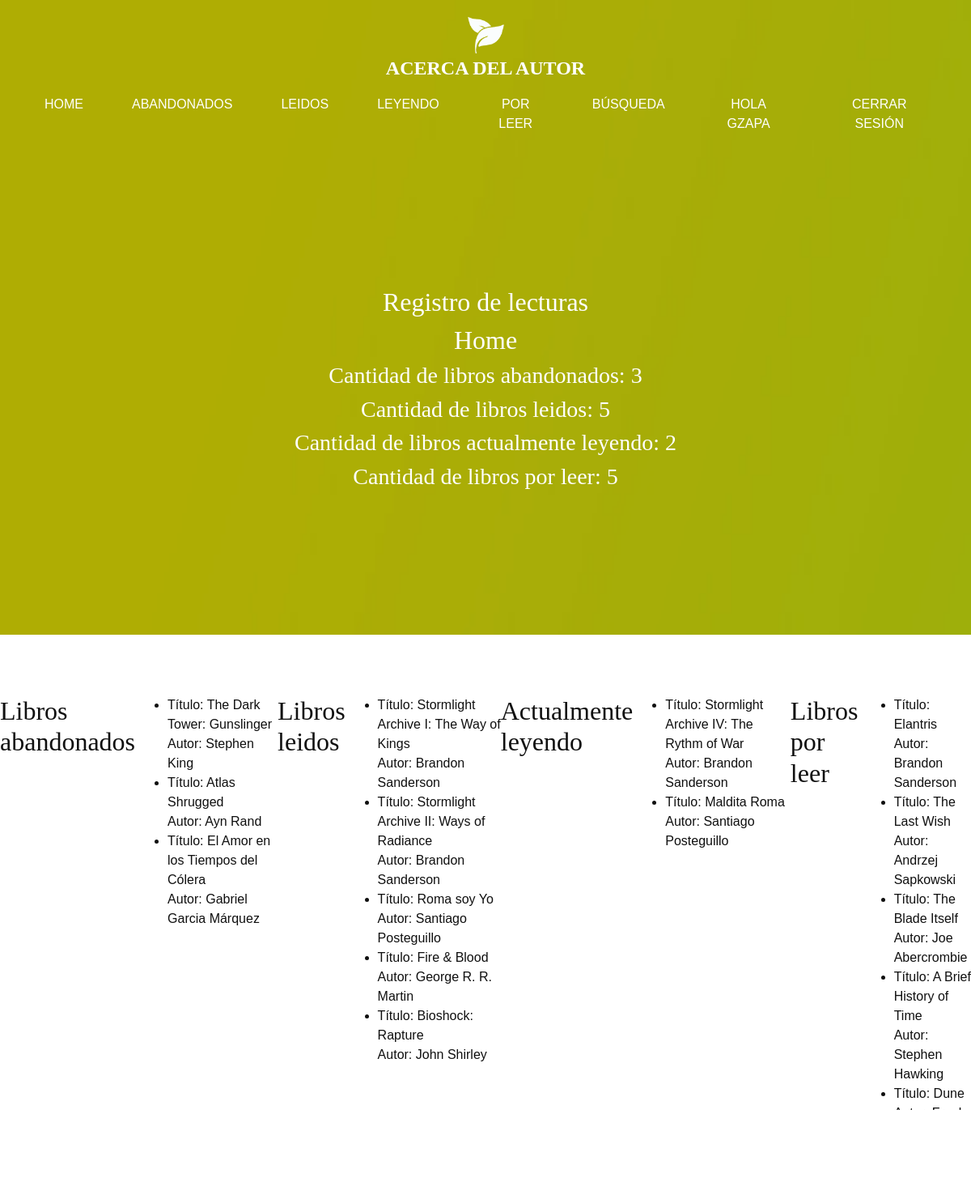
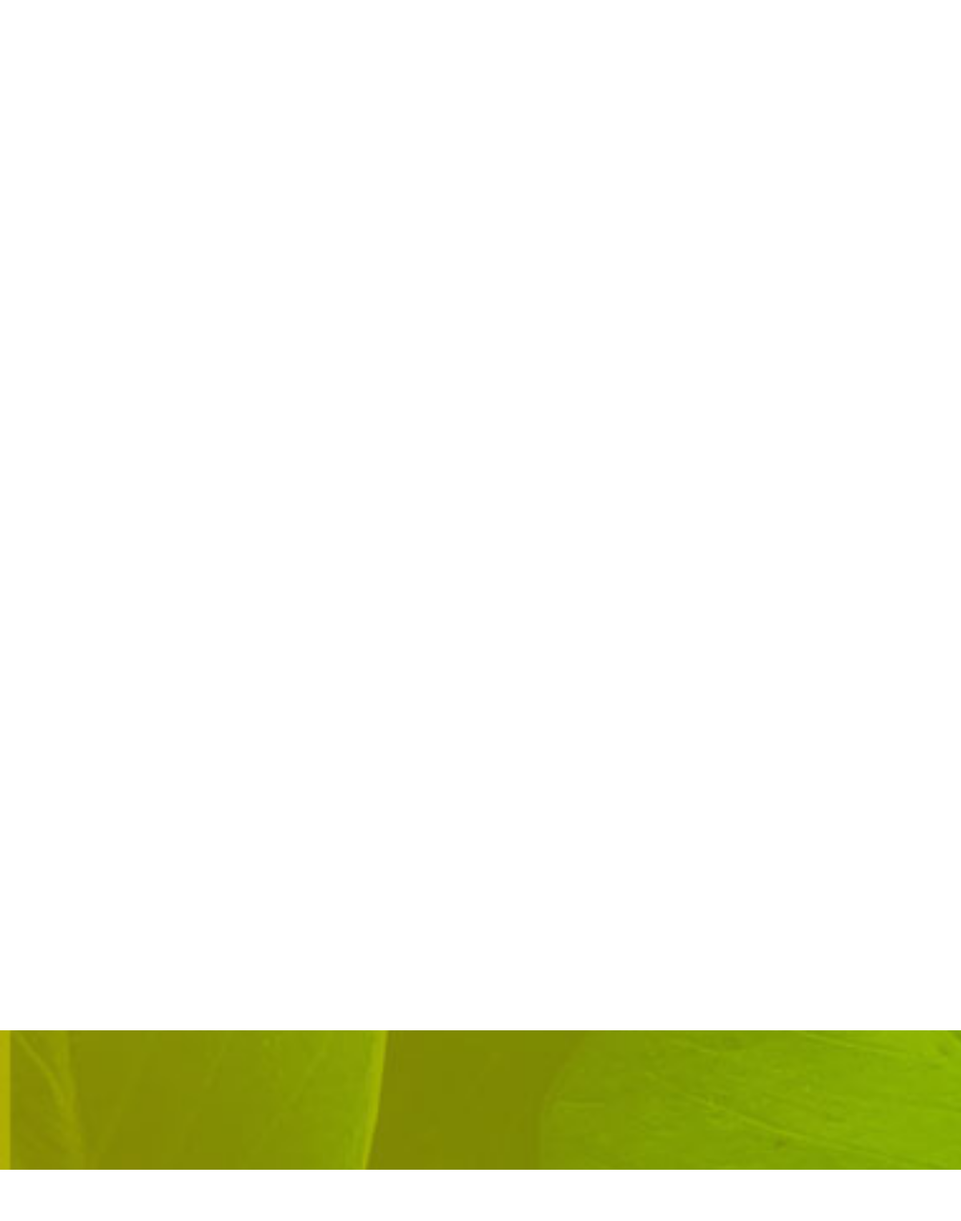
The page /home/ (signed in) on the database its author committed (2 pictures, top to bottom).
### Lectura/models.py (models this page shows)
class Abandonados(models.Model):
    titulo=models.CharField(max_length=50)
    autor=models.CharField(max_length=30)
    año_publicacion=models.CharField(max_length=4)

class Leidos(models.Model):
    titulo=models.CharField(max_length=50)
    autor=models.CharField(max_length=30)
    año_publicacion=models.CharField(max_length=4)

class Leyendo(models.Model):
    titulo=models.CharField(max_length=50)
    autor=models.CharField(max_length=30)
    año_publicacion=models.CharField(max_length=4)

class Por_Leer(models.Model):
    titulo=models.CharField(max_length=50)
    autor=models.CharField(max_length=30)
    año_publicacion=models.CharField(max_length=4)

### Final/views.py (the view)
# urls.py: 2. Add a URL to urlpatterns:  path('', views.home, name='home')
def home(request):
    title='Home'
    leidos=Leidos.objects.all
    leyendo=Leyendo.objects.all
    por_leer=Por_Leer.objects.all
    abandonados=Abandonados.objects.all
    return render(request,'home.html',{'title':title,'abandonados':abandonados,'leidos':leidos,'leyendo':leyendo,'por_leer':por_leer})

### Lectura/templates/home.html (shortened to what this page needs)
{% extends 'index.html' %}
{% block ContenidoVariable1 %}
<h2>{{title}}</h2>
<h3>Cantidad de libros abandonados: {{abandonados|length}} </h3>
<h3>Cantidad de libros leidos: {{leidos|length}} </h3>
<h3>Cantidad de libros actualmente leyendo: {{leyendo|length}} </h3>
<h3>Cantidad de libros por leer: {{por_leer|length}} </h3>
{% endblock ContenidoVariable1 %}
{% block ContenidoVariable2 %}
{% if not request.user.is_authenticated %}
<h2>Inicia sesión para ver y editar el contenido de los registros de lecturas</h2>
{% else %}
<h2>Libros abandonados</h2>
<ul>
    {% for libro in abandonados %}
        <li>Título: {{libro.titulo}}
            <br>
            Autor: {{libro.autor}}
        </li>
    {% endfor %}
</ul>
<h2>Libros leidos</h2>
<ul>
    {% for libro in leidos %}
        <li>Título: {{libro.titulo}}
            <br>
            Autor: {{libro.autor}}
        </li>
    {% endfor %}
</ul>
<h2>Actualmente leyendo</h2>
<ul>
    {% for libro in leyendo %}
        <li>Título: {{libro.titulo}}
            <br>
            Autor: {{libro.autor}}
        </li>
    {% endfor %}
</ul>
<h2>Libros por leer</h2>
<ul>
    {% for libro in por_leer %}
        <li>Título: {{libro.titulo}}
            <br>
            Autor: {{libro.autor}}
        </li>
    {% endfor %}
</ul>
{% endif %}
{% endblock ContenidoVariable2 %}

### Lectura/templates/index.html (shortened to what this page needs)
{% load static %}
<!DOCTYPE html>
<html>
<head>
  <link rel="stylesheet" type="text/css"
    href="https://cdnjs.cloudflare.com/ajax/libs/OwlCarousel2/2.1.3/assets/owl.carousel.min.css" />
  <link rel="stylesheet" type="text/css" href="{% static 'Lectura/css/bootstrap.css' %}" />
  <link href="{% static 'Lectura/css/style.css' %}" rel="stylesheet" />
  <link href="{% static 'Lectura/css/responsive.css' %}" rel="stylesheet" />
</head>
<body>
  <div class="hero_area">
    <header class="header_section">
      <div class="container-fluid">
        <nav class="navbar navbar-expand-lg custom_nav-container pt-3">
          <a class="navbar-brand" href={% url 'about_me' %}>
            <img src="images/logo.png" alt="" />
            <span>
              Acerca del autor
            </span>
          </a>
          <div class="collapse navbar-collapse" id="navbarSupportedContent">
            <div class="d-flex ml-auto flex-column flex-lg-row align-items-center">
              <ul class="navbar-nav  ">
                <li class="nav-item active">
                  <a class="nav-link" href={% url 'home' %}>Home <span class="sr-only">(current)</span></a>
                </li>
                <li class="nav-item">
                  <a class="nav-link" href={% url 'abandonados' %}> Abandonados </a>
                </li>
                <li class="nav-item">
                  <a class="nav-link" href={% url 'leidos' %}> Leidos </a>
                </li>
                <li class="nav-item">
                  <a class="nav-link" href={% url 'leyendo' %}> Leyendo </a>
                </li>
                <li class="nav-item">
                  <a class="nav-link" href={% url 'por_leer' %}>Por leer</a>
                </li>
                <li class="nav-item">
                  <a class="nav-link" href={% url 'busqueda' %}>Búsqueda</a>
                </li>
                {% if not request.user.is_authenticated %}
                <li class="nav-item">
                  <a class="nav-link" href={% url 'login' %}>Iniciar Sesión</a>
                </li>
                {% else %}
                <li>
                  <li class="nav-item">
                    <a class="nav-link">HOLA {{user}}</a>
                </li>
                <li class="nav-item">
                  <a class="nav-link" href={% url 'logout' %}>Cerrar Sesión</a>
                </li>
                {% endif %}
              </ul>
            </div>
          </div>
        </nav>
      </div>
    </header>
    <section class="hero_section">
      <div class="hero_detail">
          <h2>
          Registro de lecturas
          </h2>
          {% block ContenidoVariable1 %}
              {% endblock ContenidoVariable1 %}
    </section>
  </div>
    <section class="product_section layout_padding">
      <div class="d-flex justify-content-center">
          {% block ContenidoVariable2 %}
              {% endblock ContenidoVariable2 %}
      </div>
      <div class="container layout_padding2">
        <div class="img-box box-1">
          <img src="images/p-1.jpg" alt="">
        </div>
        <div class="img-box box-2">
          <img src="images/p-2.jpg" alt="">
        </div>
        <div class="img-box box-3">
          <img src="images/p-3.jpg" alt="">
        </div>
        <div class="img-box box-4">
          <img src="images/p-4.jpg" alt="">
        </div>
      </div>
    </section>
 <section class="contact_section layout_padding">
</section>
  <section class="container-fluid footer_section">
    <p>
      <a href="https://html.design/">Free Html Templates</a>
    </p>
  </section>
</body>
</html>

### Lectura/static/Lectura/css/style.css (style rules this page uses)
h1, h2, h3 { font-family: "Ethnocentric"; }
body { font-family: "poppins", sans-serif; color: #101010; background-color: #ffffff; }
.layout_padding { padding: 75px 0; }
.layout_padding2 { padding: 45px 0; }
.hero_area { height: 98vh; background-image: url(../images/hero.jpg); background-size: cover; background-attachment: fixed; }
.header_section .container-fluid { padding-right: 25px; padding-left: 25px; }
.custom_nav-container.navbar-expand-lg .navbar-nav .nav-link { padding: 10px 30px; color: #ffffff; text-align: center; text-transform: uppercase; }
a, a:hover, a:focus { text-decoration: none; }
.navbar-brand, .navbar-brand:hover { text-transform: uppercase; font-weight: bold; font-size: 24px; color: #fafcfd; }
.navbar-brand { display: -webkit-box; display: -ms-flexbox; display: flex; -webkit-box-align: center; -ms-flex-align: center; align-items: center; -webkit-box-orient: vertical; -webkit-box-direction: normal; -ms-flex-direction: column; flex-direction: column; align-items: center; margin-right: 0; }
.navbar-brand img { width: 45px; }
.navbar-brand span { font-size: 24px; font-weight: 700; color: #ffffff; font-family: "Ethnocentric"; }
.custom_nav-container { z-index: 99999; padding: 15px 0; -webkit-box-orient: vertical; -webkit-box-direction: normal; -ms-flex-direction: column; flex-direction: column; -webkit-box-align: center; -ms-flex-align: center; align-items: center; }
.hero_section { text-align: center; color: #ffffff; display: -webkit-box; display: -ms-flexbox; display: flex; -webkit-box-orient: vertical; -webkit-box-direction: normal; -ms-flex-direction: column; flex-direction: column; -webkit-box-pack: center; -ms-flex-pack: center; justify-content: center; height: 75%; }
.product_section .container { display: -webkit-box; display: -ms-flexbox; display: flex; -ms-flex-wrap: wrap; flex-wrap: wrap; }
.product_section .img-box { margin: 1%; display: -webkit-box; display: -ms-flexbox; display: flex; }
.product_section .img-box img { width: 100%; }
.product_section .img-box.box-1, .product_section .img-box.box-3 { width: 43%; }
.product_section .img-box.box-2, .product_section .img-box.box-4 { width: 53%; }
.contact_section { color: #fff; background: url(../images/contact-bg.jpg); background-size: cover; background-repeat: no-repeat; background-attachment: fixed; }
.footer_section { background-color: #ffffff; padding: 20px; font-weight: 500; }
.footer_section p { color: #292929; margin: 0; text-align: center; }
.footer_section a { color: #292929; }

### Lectura/static/Lectura/css/responsive.css (style rules this page uses)
@media (min-width: 1200px) { .container { max-width: 1170px; } }

### rows shown on the page
Abandonados: titulo "The Dark Tower: Gunslinger", autor "Stephen King"
Abandonados: titulo "Atlas Shrugged", autor "Ayn Rand"
Abandonados: titulo "El Amor en los Tiempos del Cólera", autor "Gabriel Garcia Márquez"
Leidos: titulo "Stormlight Archive I: The Way of Kings", autor "Brandon Sanderson"
Leidos: titulo "Stormlight Archive II: Ways of Radiance", autor "Brandon Sanderson"
Leidos: titulo "Roma soy Yo", autor "Santiago Posteguillo"
Leidos: titulo "Fire & Blood", autor "George R. R. Martin"
Leidos: titulo "Bioshock: Rapture", autor "John Shirley"
Leyendo: titulo "Stormlight Archive IV: The Rythm of War", autor "Brandon Sanderson"
Leyendo: titulo "Maldita Roma", autor "Santiago Posteguillo"
Por_Leer: titulo "Elantris", autor "Brandon Sanderson"
Por_Leer: titulo "The Last Wish", autor "Andrzej Sapkowski"
Por_Leer: titulo "The Blade Itself", autor "Joe Abercrombie"
Por_Leer: titulo "A Brief History of Time", autor "Stephen Hawking"
Por_Leer: titulo "Dune", autor "Frank Herbert"

### other values the page prints
{{ user }} "GZAPA"
{{ title }} "Home"
{{ abandonados|length }} "3"
{{ leidos|length }} "5"
{{ leyendo|length }} "2"
{{ por_leer|length }} "5"
